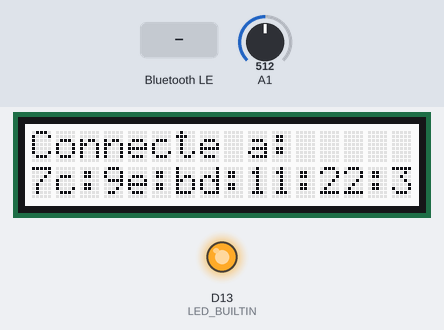
Simulated run of this sketch. Board: Arduino Nano 33 IoT. Parts: 16×2 character LCD, output pins drawn as LEDs (lit = HIGH). Inputs (shaded band) come from the test bench; at power-on: A1 = 512. Nothing arrives over Bluetooth unless stated; a phone connects over Bluetooth LE 3 s after start; what the sketch prints to the serial monitor is not drawn.

Above: at 3.7 s.
3.8 s: Bluetooth LE write "1" received
At 4.8 s:
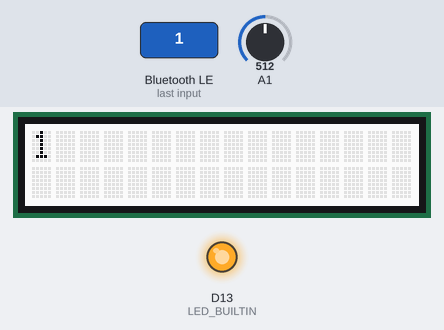
5.4 s: Bluetooth LE write "1" received
At 5.8 s:
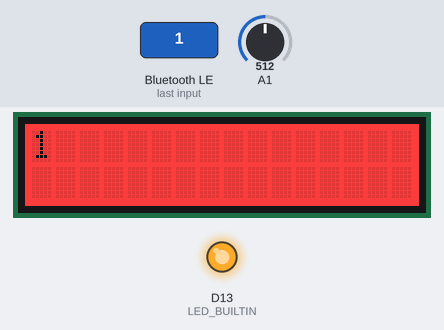
7.0 s: Bluetooth LE write "0" received
At 8.3 s:
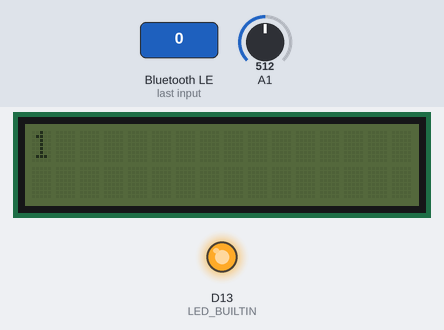
8.6 s: Bluetooth LE write "2" received
At 9.5 s:
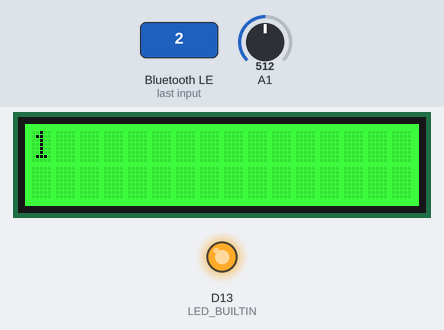
10.2 s: Bluetooth LE write "0" received
At 10.8 s:
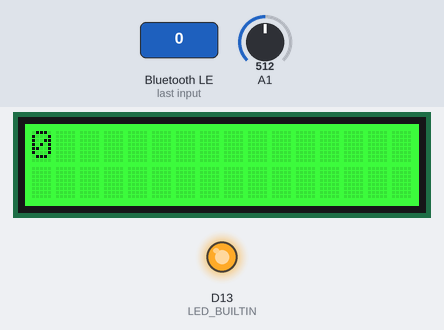
Timing chart, 0 to 12.8 s (numbered marks = the images above; inputs shaded):
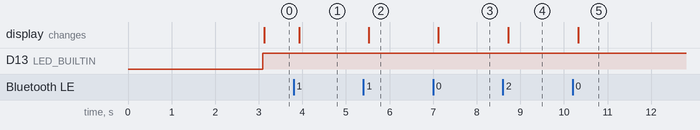

Measured:
- after the input at 3.8 s, the display: changes after 0.13 s (image 1)
- after the input at 5.4 s, the display: changes after 0.12 s (image 2)
- after the input at 7.0 s, the display: changes after 0.12 s (image 3)
- after the input at 8.6 s, the display: changes after 0.12 s (image 4)
- after the input at 10.2 s, the display: changes after 0.13 s (image 5)

The sketch:

LCD_BLE.ino
```cpp
#include <ArduinoBLE.h>
#include <Wire.h>
#include <Adafruit_RGBLCDShield.h>
#include <utility/Adafruit_MCP23017.h>

// Initialisation de l'écran LCD
Adafruit_RGBLCDShield lcd = Adafruit_RGBLCDShield();

// Définition des codes couleur pour le rétroéclairage LCD
#define RED 0x1      // Rouge - utilisé pour les alertes
#define YELLOW 0x3   // Jaune - utilisé pour les avertissements
#define GREEN 0x2    // Vert - utilisé pour les statuts positifs
#define TEAL 0x6     // Bleu-vert
#define BLUE 0x4     // Bleu - utilisé pour les informations
#define VIOLET 0x5   // Violet
#define WHITE 0x7    // Blanc - couleur par défaut
// Note: 0x0 correspond à pas de rétroéclairage (éteint)

// Création du service BLE
BLEService newService("180A");

// Caractéristiques BLE
BLEUnsignedCharCharacteristic randomReading("2A58", BLERead | BLENotify); // Pour envoyer une valeur aléatoire
BLEStringCharacteristic lcdTextChar("2A3D", BLERead | BLEWrite, 32);      // Pour recevoir le texte à afficher (max 32 caractères)
BLEByteCharacteristic lcdColorChar("2A3E", BLERead | BLEWrite);           // Pour recevoir la couleur de l'écran LCD

// Variables globales
long previousMillis = 0;  // Pour le timing des mises à jour

void setup() {
  Serial.begin(9600);
  while (!Serial);

  // Initialisation de l'écran LCD
  lcd.begin(16, 2);       // Format 16 caractères sur 2 lignes
  lcd.setBacklight(WHITE); // Couleur de démarrage: blanc
  lcd.clear();
  lcd.setCursor(0, 0);
  lcd.print("BLE LCD Shield");
  lcd.setCursor(0, 1);
  lcd.print("En attente...");

  // LED intégrée pour indiquer l'état de connexion BLE
  pinMode(LED_BUILTIN, OUTPUT);

  // Initialisation du BLE
  if (!BLE.begin()) {
    Serial.println("L'initialisation du Bluetooth Low Energy a échoué!");
    lcd.clear();
    lcd.print("BLE error");
    while (1); // Arrêt du programme en cas d'échec
  }

  // Configuration du périphérique BLE
  BLE.setLocalName("LCD Shield BLE");
  BLE.setAdvertisedService(newService);

  // Ajout des caractéristiques au service
  newService.addCharacteristic(randomReading);
  newService.addCharacteristic(lcdTextChar);     // Pour le texte à afficher
  newService.addCharacteristic(lcdColorChar);    // Pour la couleur du LCD

  BLE.addService(newService);

  // Initialisation des valeurs des caractéristiques
  randomReading.writeValue(0);
  lcdTextChar.writeValue("Bonjour!");
  lcdColorChar.writeValue(WHITE);   // Couleur initiale: blanc

  // Démarrage de la publicité BLE
  BLE.advertise();
  Serial.println("Périphérique Bluetooth actif, en attente de connexions...");
}

void loop() {
  // Attendre une connexion centrale BLE
  BLEDevice central = BLE.central();

  if (central) {
    Serial.print("Connecté à : ");
    Serial.println(central.address());

    digitalWrite(LED_BUILTIN, HIGH);  // Allumer la LED intégrée pour indiquer la connexion

    // Afficher l'adresse de l'appareil connecté
    lcd.clear();
    lcd.setCursor(0, 0);
    lcd.print("Connecte a:");
    lcd.setCursor(0, 1);
    lcd.print(central.address());

    // Boucle principale pendant la connexion
    while (central.connected()) {
      long currentMillis = millis();

      // Mise à jour toutes les 200ms
      if (currentMillis - previousMillis >= 200) {
        previousMillis = currentMillis;

        // Lecture et envoi d'une valeur analogique aléatoire
        int randomValue = analogRead(A1);
        randomReading.writeValue(randomValue);

        // Gestion du texte pour l'écran LCD
        if (lcdTextChar.written()) {
          String text = lcdTextChar.value();
          Serial.print("Nouveau texte reçu: ");
          Serial.println(text);

          lcd.clear();

          // Répartition du texte sur les deux lignes si nécessaire
          if (text.length() <= 16) {
            // Texte court: une seule ligne
            lcd.setCursor(0, 0);
            lcd.print(text);
          } else {
            // Texte long: deux lignes
            lcd.setCursor(0, 0);
            lcd.print(text.substring(0, 16));  // Premiers 16 caractères
            lcd.setCursor(0, 1);
            lcd.print(text.substring(16, min(32, text.length()))); // Caractères restants
          }
        }

        // Gestion de la couleur du rétroéclairage LCD
        if (lcdColorChar.written()) {
          byte color = lcdColorChar.value();
          color = color % 8;  // Assure une valeur entre 0 et 7
          lcd.setBacklight(color);

          // Affichage dans le moniteur série de la couleur sélectionnée
          Serial.print("Couleur de fond: ");
          switch(color) {
            case 0: Serial.println("Éteint"); break;
            case RED: Serial.println("Rouge"); break;
            case YELLOW: Serial.println("Jaune"); break;
            case GREEN: Serial.println("Vert"); break;
            case TEAL: Serial.println("Bleu-vert"); break;
            case BLUE: Serial.println("Bleu"); break;
            case VIOLET: Serial.println("Violet"); break;
            case WHITE: Serial.println("Blanc"); break;
            default: Serial.println("Inconnu"); break;
          }
        }
      }
    }

    digitalWrite(LED_BUILTIN, LOW);
    lcd.clear();
    lcd.setCursor(0, 0);
    lcd.print("BLE LCD Shield");
    lcd.setCursor(0, 1);
    lcd.print("En attente...");

    Serial.print("Déconnecté de : ");
    Serial.println(central.address());
  }
}
```
